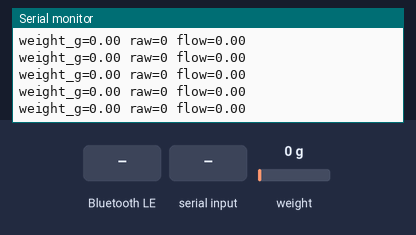
The program below on a simulated ESP32. Parts: the last lines printed to the serial monitor. The test bench sets the inputs (shaded band); at power-on: weight on the scale 0 g. EEPROM starts erased; nothing arrives over Bluetooth unless stated; a phone connects over Bluetooth LE 3 s after start.

Above: at 1.2 s.
1.3 s: Bluetooth LE write "t" received
2.9 s: "c" received over Serial
4.4 s: weight on the scale set to 100 g
At 4.64 s:
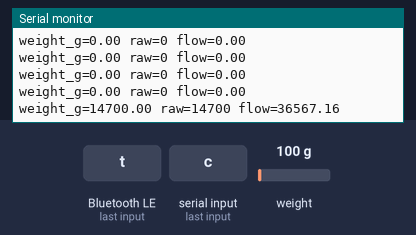
5.9 s: weight on the scale set to 1250 g
At 5.95 s:
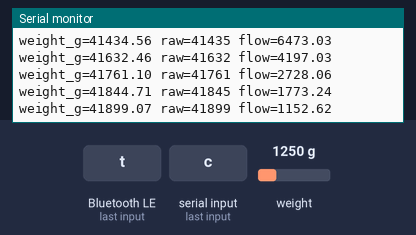
Timing chart, 0 to 8.4 s (numbered marks = the images above; inputs shaded):
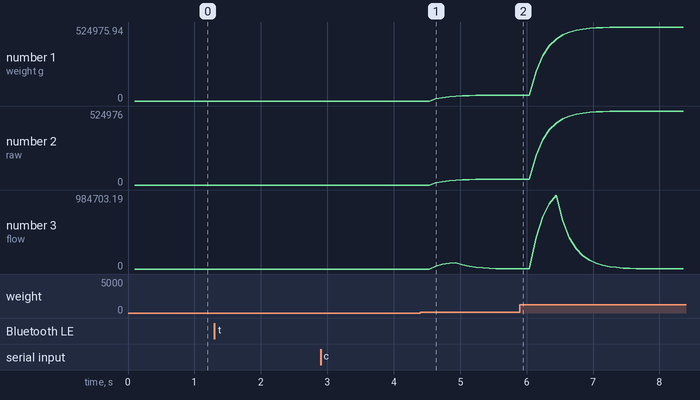

Measured:
- after the input at 4.4 s, the serial monitor: prints a new line after 0.23 s (image 1)
- plotted number 1: 0 → 41844.71 after the input at 4.4 s, 41844.71 → 524975.94 after the input at 5.9 s
- plotted number 2: 0 → 41845 after the input at 4.4 s, 41845 → 524976 after the input at 5.9 s
- plotted number 3: 0 → 1773.24 after the input at 4.4 s, 1773.24 → 274.5 after the input at 5.9 s

The program:

main.cpp
```cpp
// BrewPilot scale firmware: ESP32 + HX711 BLE scale, headless.
// SPEC.md section 7. Assumes HX711 RATE @ 80 SPS (works slower at 10 SPS).
// All UI lives in the iOS app: tare / calibration / units / timer over BLE.
#include "ble_scale.h"
#include "config.h"
#include "store.h"
#include "weight.h"

Store store;
WeightSensor weight;
BleScale ble;

uint32_t lastTickMs = 0, lastBleMs = 0;
uint32_t seq = 0;
uint32_t stableSinceMs = 0;
float lastStableG = 0;
bool settled = false;

void doTare() {
  weight.tare();
  store.s.offsetRaw = weight.offsetRaw();
  store.save();
  Serial.println("tare");
}

void setup() {
  Serial.begin(115200);
  store.begin();
  weight.begin(PIN_HX_DOUT, PIN_HX_SCK);
  weight.setCalibration(store.s.offsetRaw, store.s.scaleFactor);
  ble.begin();
  stableSinceMs = millis();
  Serial.println("BrewPilot scale ready (t=tare c=clear-cal)");
}

void loop() {
  weight.poll();

  if (Serial.available()) {
    char c = Serial.read();
    while (Serial.available()) Serial.read();
    if (c == 't' || c == 'T')
      doTare();
    else if (c == 'c' || c == 'C') {
      weight.setCalibration(0, 1);
      store.s.offsetRaw = 0;
      store.s.scaleFactor = 1;
      store.save();
      Serial.println("calibration cleared");
    }
  }

  uint32_t now = millis();
  if (now - lastTickMs < OUTPUT_INTERVAL_MS) return;
  lastTickMs = now;

  float g = weight.grams();

  static uint32_t lastWarnMs = 0;
  if (now - weight.lastSampleMs() > 2000 && now - lastWarnMs > 2000) {
    lastWarnMs = now;
    Serial.println("WARN: no HX711 data - check DT->GPIO16 SCK->GPIO4 VCC->3V3 GND");
  }

  if (fabsf(g - lastStableG) > SETTLED_BAND_G) {
    lastStableG = g;
    stableSinceMs = now;
    settled = false;
  } else if (now - stableSinceMs > SETTLED_TIME_MS) {
    settled = true;
  }

  if (ble.takeTare()) doTare();
  float calG;
  if (ble.takeCalib(calG)) {
    if (weight.calibrate(calG) == CalResult::OK) {
      store.s.offsetRaw = weight.offsetRaw();
      store.s.scaleFactor = weight.scaleFactor();
      store.save();
      Serial.printf("calibrated with %.1f g (scale=%.1f counts/g)\n", calG, weight.scaleFactor());
    } else {
      Serial.println("calibration rejected: put the mass on the scale first");
    }
  }

  uint8_t rate = ble.rateHz() ? ble.rateHz() : 10;
  if (ble.streaming() && now - lastBleMs >= 1000U / rate) {
    lastBleMs = now;
    float cgF = constrain(g * 100.0f, -2000000000.0f, 2000000000.0f);
    ble.notifyWeight(seq++, (int32_t)cgF, settled, g > OVERLOAD_G, 100);
  }

  Serial.printf("weight_g=%.2f raw=%.0f flow=%.2f\n", g, weight.rawFiltered(), weight.flowMlS());
}
```

ble_scale.cpp
```cpp
#include "ble_scale.h"
#include "config.h"

class BleScale::ServerCb : public BLEServerCallbacks {
 public:
  explicit ServerCb(BleScale* o) : _o(o) {}
  void onConnect(BLEServer* s) override {
    (void)s;
    _o->onConnect();
  }
  void onDisconnect(BLEServer* s) override {
    (void)s;
    _o->onDisconnect();
  }

 private:
  BleScale* _o;
};

class BleScale::WriteCb : public BLECharacteristicCallbacks {
 public:
  WriteCb(BleScale* o, uint8_t id) : _o(o), _id(id) {}
  void onWrite(BLECharacteristic* c) override {
    String v = c->getValue();
    const uint8_t* d = reinterpret_cast<const uint8_t*>(v.c_str());
    if (_id == 0)
      _o->onTareWrite();
    else if (_id == 1)
      _o->onCalibWrite(d, v.length());
    else
      _o->onControlWrite(d, v.length());
  }

 private:
  BleScale* _o;
  uint8_t _id;
};

void BleScale::begin() {
  if (_started) return;
  BLEDevice::init(BREW_DEVICE_NAME);
  _server = BLEDevice::createServer();
  _server->setCallbacks(new ServerCb(this));
  BLEService* svc = _server->createService(BREW_UUID_SVC);
  _weightChar = svc->createCharacteristic(
      BREW_UUID_WEIGHT, BLECharacteristic::PROPERTY_READ | BLECharacteristic::PROPERTY_NOTIFY);
  // Note: NimBLE auto-adds the 2902 descriptor for NOTIFY characteristics.
  BLECharacteristic* tare = svc->createCharacteristic(BREW_UUID_TARE, BLECharacteristic::PROPERTY_WRITE);
  tare->setCallbacks(new WriteCb(this, 0));
  BLECharacteristic* calib = svc->createCharacteristic(BREW_UUID_CALIB, BLECharacteristic::PROPERTY_WRITE);
  calib->setCallbacks(new WriteCb(this, 1));
  BLECharacteristic* ctrl =
      svc->createCharacteristic(BREW_UUID_CONTROL, BLECharacteristic::PROPERTY_WRITE);
  ctrl->setCallbacks(new WriteCb(this, 2));
  svc->start();
  BLEAdvertising* adv = BLEDevice::getAdvertising();
  adv->addServiceUUID(BREW_UUID_SVC);
  adv->setScanResponse(true);
  BLEDevice::startAdvertising();
  _started = true;
}

void BleScale::onConnect() { _connected = true; }

void BleScale::onDisconnect() {
  _connected = false;
  if (_started) BLEDevice::startAdvertising();
}

void BleScale::onTareWrite() { _tareReq = true; }

void BleScale::onCalibWrite(const uint8_t* data, size_t len) {
  if (len < 4 || !data) return;
  float g;
  memcpy(&g, data, 4);  // little-endian float, matches ESP32
  _calibG = g;
  _calibReq = true;
}

void BleScale::onControlWrite(const uint8_t* data, size_t len) {
  if (len < 1 || !data) return;
  if (data[0] == 0x01)
    _streaming = true;
  else if (data[0] == 0x00)
    _streaming = false;
  else if (data[0] == 0x02 && len >= 2) {
    uint8_t r = data[1];
    if (r < 1) r = 1;
    if (r > 20) r = 20;
    _rateHz = r;
  }
}

void BleScale::notifyWeight(uint32_t seq, int32_t cg, bool settled, bool overload, uint8_t batt) {
  if (!_started || !_connected || !_streaming || !_weightChar) return;
  uint8_t p[10];
  p[0] = seq & 0xFF;
  p[1] = (seq >> 8) & 0xFF;
  p[2] = (seq >> 16) & 0xFF;
  p[3] = (seq >> 24) & 0xFF;
  uint32_t u = (uint32_t)cg;
  p[4] = u & 0xFF;
  p[5] = (u >> 8) & 0xFF;
  p[6] = (u >> 16) & 0xFF;
  p[7] = (u >> 24) & 0xFF;
  p[8] = (settled ? 0x01 : 0) | (overload ? 0x02 : 0);
  p[9] = batt;
  _weightChar->setValue(p, 10);
  _weightChar->notify();
}

bool BleScale::takeTare() {
  if (!_tareReq) return false;
  _tareReq = false;
  return true;
}

bool BleScale::takeCalib(float& knownG) {
  if (!_calibReq) return false;
  _calibReq = false;
  knownG = _calibG;
  return true;
}
```

ble_scale.h
```cpp
#pragma once
#include <Arduino.h>
#include <BLEDevice.h>
#include <BLEServer.h>
#include <BLEUtils.h>
#include <BLE2902.h>

class BleScale {
 public:
  void begin();  // call once from setup; always advertises
  bool connected() const { return _connected; }
  bool streaming() const { return _streaming; }
  uint8_t rateHz() const { return _rateHz; }
  void notifyWeight(uint32_t seq, int32_t cg, bool settled, bool overload, uint8_t batt);
  bool takeTare();
  bool takeCalib(float& knownG);

 private:
  class ServerCb;
  class WriteCb;
  friend class ServerCb;
  friend class WriteCb;
  void onConnect();
  void onDisconnect();
  void onTareWrite();
  void onCalibWrite(const uint8_t* data, size_t len);
  void onControlWrite(const uint8_t* data, size_t len);

  bool _started = false;
  bool _connected = false;
  bool _streaming = true;
  uint8_t _rateHz = 10;
  bool _tareReq = false;
  bool _calibReq = false;
  float _calibG = 0;
  BLEServer* _server = nullptr;
  BLECharacteristic* _weightChar = nullptr;
};
```

store.cpp
```cpp
#include "store.h"

void Store::begin() {
  _prefs.begin("brewpilot", false);
  s.offsetRaw = _prefs.getFloat("offset", 0);
  s.scaleFactor = _prefs.getFloat("scale", 1);
  float a = fabsf(s.scaleFactor);  // negative polarity is valid
  if (!(a >= 0.1f) || !(a <= 100000.0f)) s.scaleFactor = 1;
}

void Store::save() {
  _prefs.putFloat("offset", s.offsetRaw);
  _prefs.putFloat("scale", s.scaleFactor);
}
```

store.h
```cpp
#pragma once
#include <Arduino.h>
#include <Preferences.h>

struct Settings {
  float offsetRaw = 0;
  float scaleFactor = 1;
};

class Store {
 public:
  Settings s;
  void begin();
  void save();

 private:
  Preferences _prefs;
};
```

weight.cpp
```cpp
#include "weight.h"
#include "config.h"

void WeightSensor::begin(uint8_t dout, uint8_t sck) { _hx.begin(dout, sck); }

void WeightSensor::setCalibration(float offsetRaw, float scaleFactor) {
  _offset = offsetRaw;
  if (scaleFactor != 0) _scale = scaleFactor;
}

long WeightSensor::median(long* v, uint8_t n) {
  for (uint8_t i = 1; i < n; i++) {
    long key = v[i];
    int8_t j = i - 1;
    while (j >= 0 && v[j] > key) {
      v[j + 1] = v[j];
      j--;
    }
    v[j + 1] = key;
  }
  return v[n / 2];
}

bool WeightSensor::poll() {
  if (!_hx.is_ready()) return false;
  long raw = _hx.read();
  _lastSample = millis();
  _win[_wi] = raw;
  _wi = (_wi + 1) % 5;
  if (_n < 5) _n++;
  long tmp[5];
  for (uint8_t i = 0; i < _n; i++) tmp[i] = _win[i];
  float med = (float)median(tmp, _n);
  if (!_emaInit) {
    _ema = med;
    _emaInit = true;
  } else {
    _ema += EMA_ALPHA * (med - _ema);
  }
  _grams = (_ema - _offset) / _scale;
  if (_hn < HIST_N) {
    _ht[_hn] = millis();
    _hg[_hn] = _grams;
    _hn++;
  } else {
    for (uint8_t i = 0; i < HIST_N - 1; i++) {
      _ht[i] = _ht[i + 1];
      _hg[i] = _hg[i + 1];
    }
    _ht[HIST_N - 1] = millis();
    _hg[HIST_N - 1] = _grams;
  }
  return true;
}

float WeightSensor::flowMlS() {
  if (_hn < 2) return 0;
  uint32_t now = millis();
  uint8_t first = 0;
  while (first + 1 < _hn && now - _ht[first] > FLOW_WINDOW_MS) first++;
  float dt = (_ht[_hn - 1] - _ht[first]) / 1000.0f;
  if (dt <= 0) return 0;
  return (_hg[_hn - 1] - _hg[first]) / dt;
}

void WeightSensor::tare() { _offset = _ema; }

CalResult WeightSensor::calibrate(float knownG) {
  if (!(knownG > 0) || !(knownG <= 2000)) return CalResult::NO_RESPONSE;
  float delta = _ema - _offset;
  if (fabsf(delta) < 1000) return CalResult::NO_RESPONSE;  // cell must respond
  float s = delta / knownG;  // negative OK: inverted (soldered) wiring
  if (fabsf(s) < 0.1f || fabsf(s) > 100000.0f) return CalResult::NO_RESPONSE;
  _scale = s;
  return CalResult::OK;
}
```

weight.h
```cpp
#pragma once
#include <Arduino.h>
#include "HX711.h"

enum class CalResult : uint8_t { OK, NO_RESPONSE };

class WeightSensor {
 public:
  void begin(uint8_t dout, uint8_t sck);
  void setCalibration(float offsetRaw, float scaleFactor);
  float offsetRaw() const { return _offset; }
  float scaleFactor() const { return _scale; }
  bool poll();  // non-blocking; true when a new filtered sample is ready
  float grams() const { return _grams; }
  float rawFiltered() const { return _ema; }
  uint32_t lastSampleMs() const { return _lastSample; }
  float flowMlS();  // g/s over FLOW_WINDOW_MS
  void tare();
  // Never lets a bad calibration through: knownG out of range or no
  // cell response. Negative polarity (inverted soldered kits) is accepted.
  CalResult calibrate(float knownG);

 private:
  HX711 _hx;
  long _win[5] = {0, 0, 0, 0, 0};
  uint8_t _wi = 0, _n = 0;
  float _ema = 0;
  bool _emaInit = false;
  float _offset = 0, _scale = 1;
  float _grams = 0;
  uint32_t _lastSample = 0;
  static constexpr uint8_t HIST_N = 12;
  uint32_t _ht[HIST_N] = {0};
  float _hg[HIST_N] = {0};
  uint8_t _hn = 0;
  static long median(long* v, uint8_t n);
};
```

config.h
```cpp
#pragma once
#include <Arduino.h>

// ---- HX711 ----
constexpr uint8_t PIN_HX_DOUT = 16;
constexpr uint8_t PIN_HX_SCK = 4;

// ---- Timing ----
constexpr uint32_t OUTPUT_INTERVAL_MS = 100;  // 10 Hz BLE + serial

// ---- Filter ----
constexpr float EMA_ALPHA = 0.35f;
constexpr uint32_t FLOW_WINDOW_MS = 500;

// ---- Settled / overload ----
constexpr float SETTLED_BAND_G = 0.5f;
constexpr uint32_t SETTLED_TIME_MS = 1000;
constexpr float OVERLOAD_G = 1000.0f;

// ---- BLE (SPEC 7) ----
#define BREW_UUID_SVC "0000C0FF-EE00-4000-8000-00DECAFE0010"
#define BREW_UUID_WEIGHT "0000C0FF-EE00-4000-8000-00DECAFE0011"
#define BREW_UUID_TARE "0000C0FF-EE00-4000-8000-00DECAFE0012"
#define BREW_UUID_CALIB "0000C0FF-EE00-4000-8000-00DECAFE0013"
#define BREW_UUID_CONTROL "0000C0FF-EE00-4000-8000-00DECAFE0014"
#define BREW_DEVICE_NAME "BrewPilot-Scale"
```
